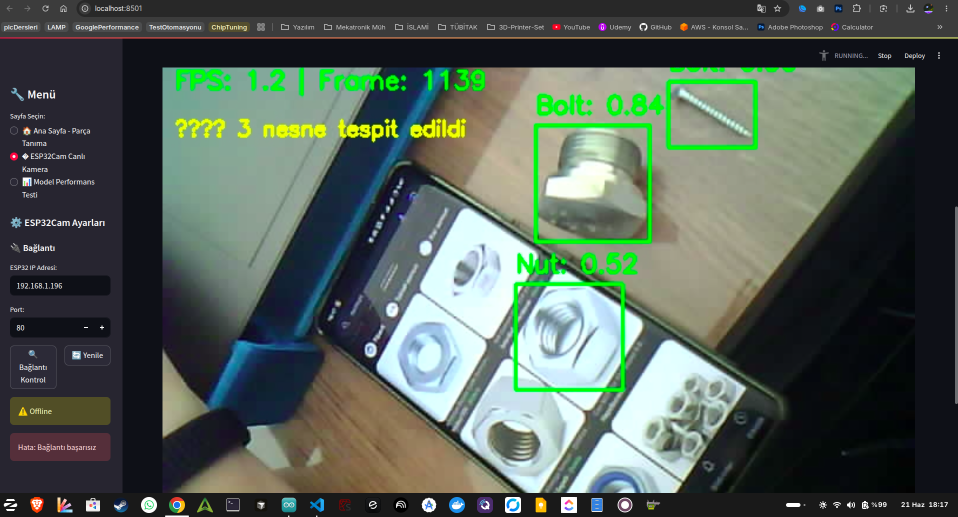
#> input picture photo/Ekran Görüntüsü - 2026-06-21 18-17-34.png, 1916 x 1034 px (shown at 1/2 size)
$ python -i esp32cam_handler.py   (imports and definitions only)
#> lines starting #> are read from the running program, lines starting #| are printed output that depends on the picture
#> further down, picture is the input picture: shape (1034, 1916, 3); mean B, G, R 85.7, 94.6, 82.5
"""
ESP32Cam Canlı Kamera Yöneticisi
ESP32Cam modülünden canlı görüntü alarak makine parçası tanımasını yapan modül
"""

import cv2
import numpy as np
import threading
import time
import requests
from urllib.parse import urlparse
from PIL import Image
import io
import logging
from typing import Optional, Dict, Tuple
from collections import deque

# [1 line not run here, left out]
logger = logging.getLogger(__name__)


class ESP32CamHandler:
    """ESP32Cam canlı akışını işleyen sınıf"""

    # [182 lines left out: functions __init__, test_baglanti, basla_stream, durdur_stream, _stream_loop, _update_fps and 3 more, not called in this run]

    def parlaklik_ayarla(self, value: int) -> bool:
        """Parlaklığı ayarla (-2 to 2)"""
        return self.kamera_ayarla("brightness", value)

    def kontrast_ayarla(self, value: int) -> bool:
        """Kontrastı ayarla (-2 to 2)"""
        return self.kamera_ayarla("contrast", value)

    def doygunluk_ayarla(self, value: int) -> bool:
        """Doygunluğu ayarla (-2 to 2)"""
        return self.kamera_ayarla("saturation", value)

    def otomatik_beyaz_balansi_ac(self) -> bool:
        """Otomatik beyaz balansı aç"""
        return self.kamera_ayarla("awb", 1)

    def otomatik_beyaz_balansi_kapat(self) -> bool:
        """Otomatik beyaz balansı kapat"""
        return self.kamera_ayarla("awb", 0)

    def cevir_dikey(self, ac: bool = True) -> bool:
        """Görüntüyü dikey çevir"""
        return self.kamera_ayarla("vflip", 1 if ac else 0)

    def cevir_yatay(self, ac: bool = True) -> bool:
        """Görüntüyü yatay çevir"""
        return self.kamera_ayarla("hflip", 1 if ac else 0)

    # [15 lines left out: functions istatistikler_al, kapat, not called in this run]


class ESP32CamBuffer:
    """ESP32Cam frame buffer yöneticisi"""

    # [34 lines left out: functions __init__, frame_ekle, son_frame_al, tum_frameler_al, temizle, not called in this run]


class FrameProcessor:
    """ESP32Cam frame'lerini işleme"""

    # [29 lines left out: functions boyutlandir, gri_tonlama, bulaniklastir, keskinlestir, kenar_tespit, not called in this run]

    @staticmethod
    def histogram_esitlestir(frame: np.ndarray) -> np.ndarray:
        """Histogram eşitleştirme (kontrast iyileştirme)"""
        lab = cv2.cvtColor(frame, cv2.COLOR_BGR2LAB)
#> lab: shape (1034, 1916, 3); mean of channels 0, 1, 2 95.5, 123.6, 130.8
        l, a, b = cv2.split(lab)
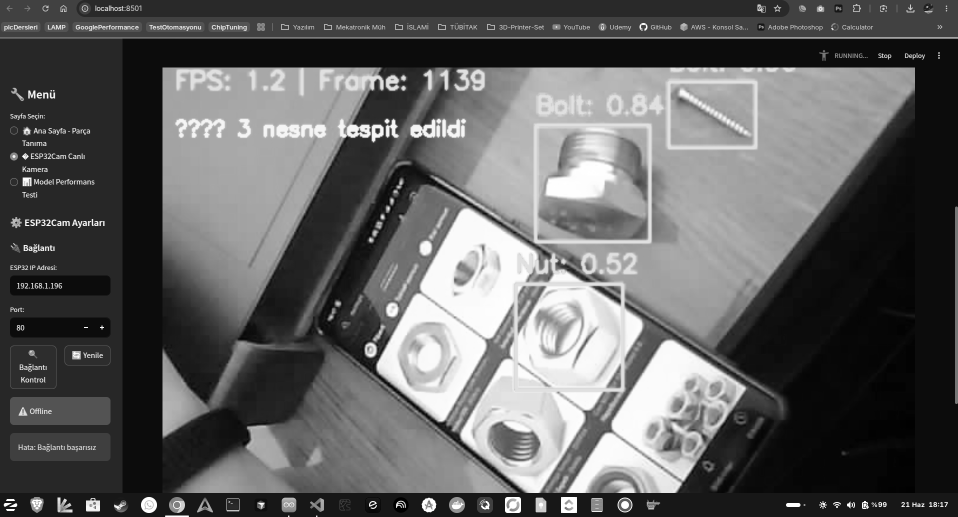
#> l: shape (1034, 1916) (shown at 1/2 size); min 0, max 255, mean 95.5
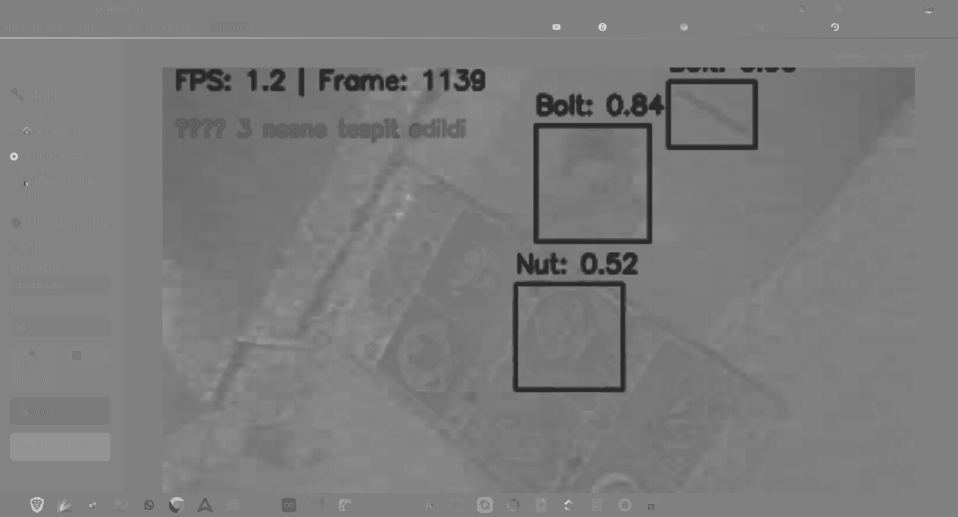
#> a: shape (1034, 1916) (shown at 1/2 size); min 42, max 221, mean 123.6
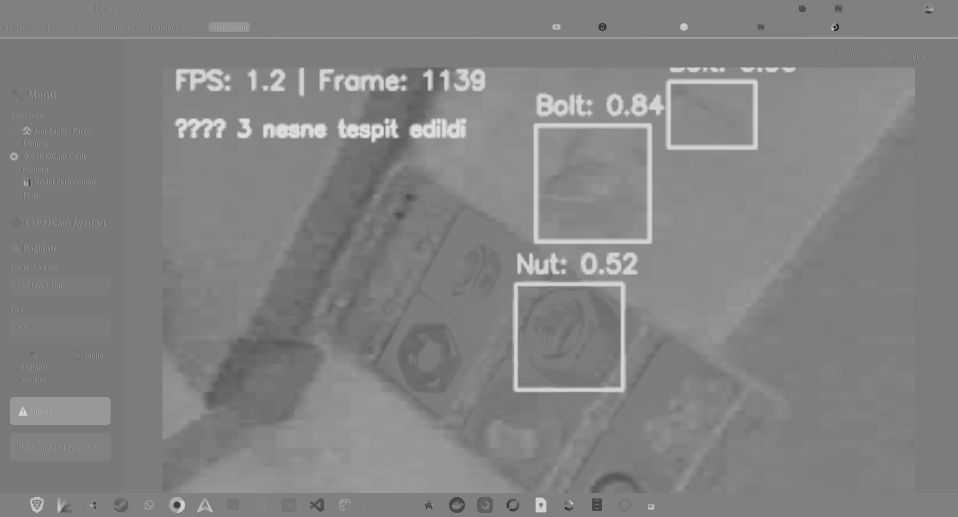
#> b: shape (1034, 1916) (shown at 1/2 size); min 29, max 221, mean 130.8
        l = cv2.equalizeHist(l)
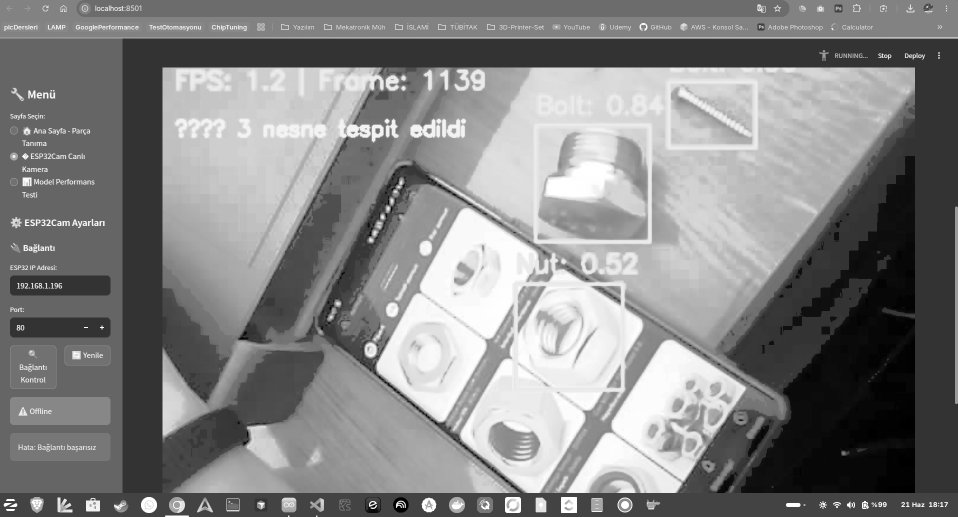
#> l: shape (1034, 1916) (shown at 1/2 size); min 0, max 255, mean 131.7
        lab = cv2.merge([l, a, b])
#> lab: shape (1034, 1916, 3); mean of channels 0, 1, 2 131.7, 123.6, 130.8
        return cv2.cvtColor(lab, cv2.COLOR_LAB2BGR)
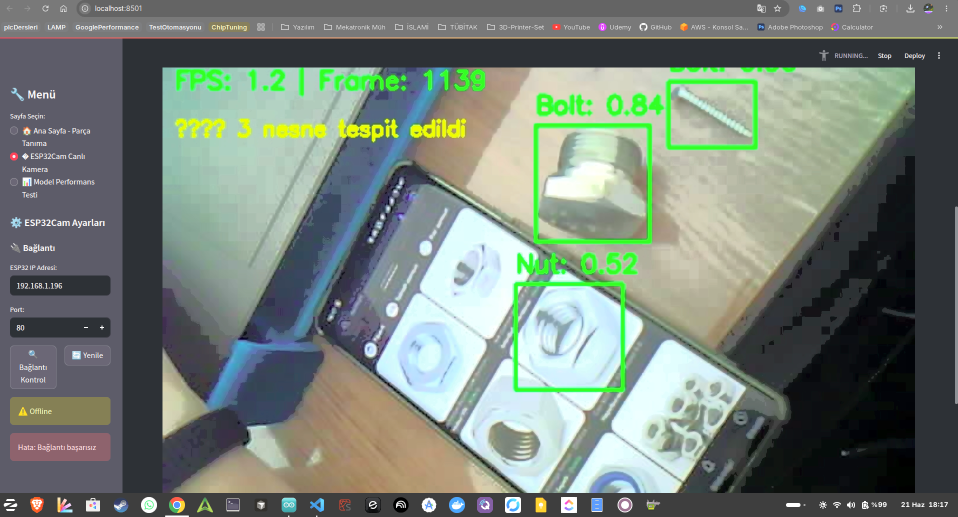
#> returned value: shape (1034, 1916, 3) (shown at 1/2 size); mean B, G, R 119.7, 128.5, 117.3

    # [58 lines left out: functions metni_ekle, dikdortgen_ciz, esp32_durum_kontrol, not called in this run]


# [14 lines not run here, left out]

>>> import cv2
>>> picture = cv2.imread('photo/Ekran Görüntüsü - 2026-06-21 18-17-34.png')
>>> result = FrameProcessor().histogram_esitlestir(picture)

$ run again, on photo/Ekran Görüntüsü - 2026-06-21 18-19-15.png
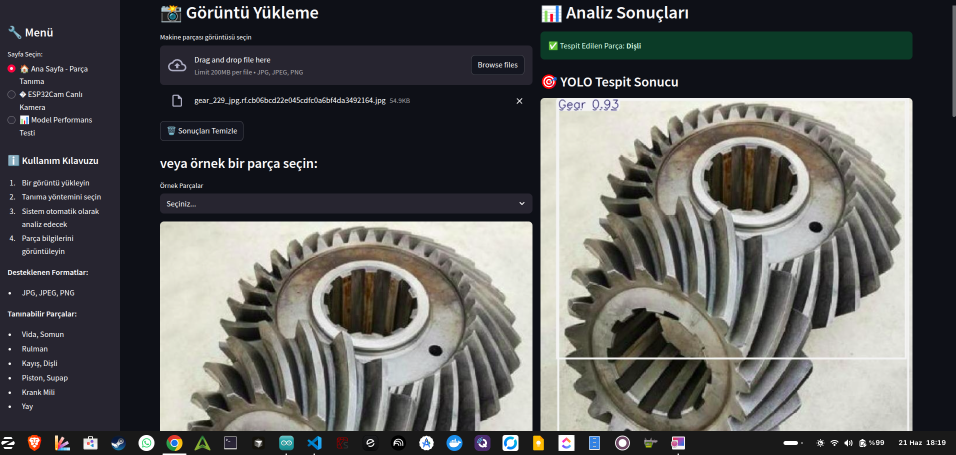
#> input picture photo/Ekran Görüntüsü - 2026-06-21 18-19-15.png, 1911 x 910 px (shown at 1/2 size)
#> picture is the input picture: shape (910, 1911, 3); mean B, G, R 86.4, 87.3, 86.8
#> in histogram_esitlestir, `l, a, b = cv2.split(lab)`:
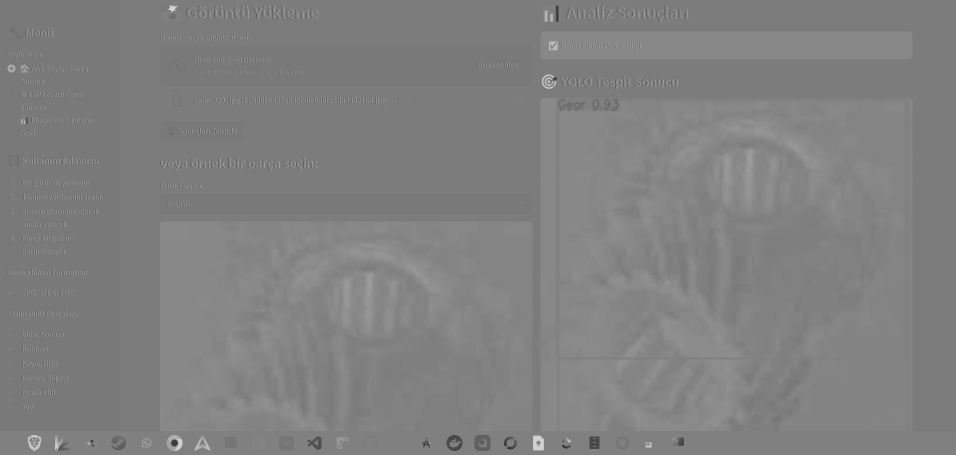
#> b: shape (910, 1911) (shown at 1/2 size); min 40, max 215, mean 128.3
#> in histogram_esitlestir, `return cv2.cvtColor(lab, cv2.COLOR_LAB2BGR)`:
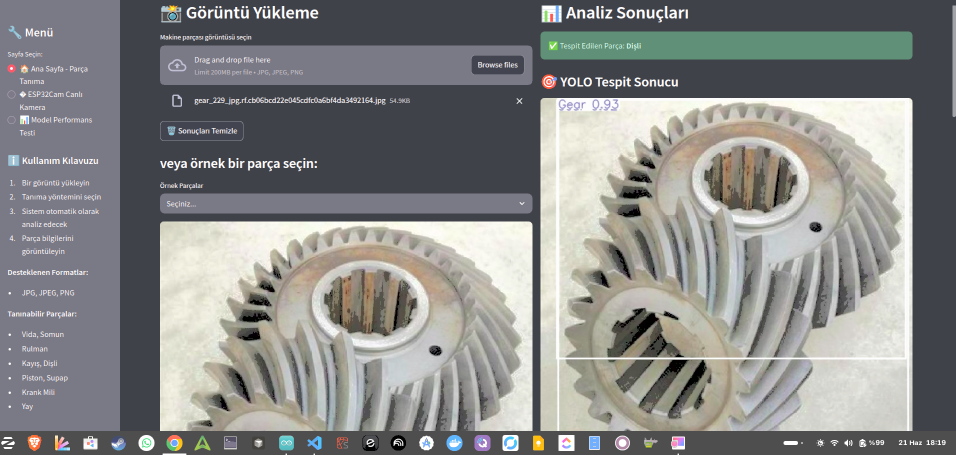
#> returned value: shape (910, 1911, 3) (shown at 1/2 size); mean B, G, R 133.4, 134.5, 133.8

$ run again, on photo/Ekran Görüntüsü - 2026-06-21 18-19-41.png
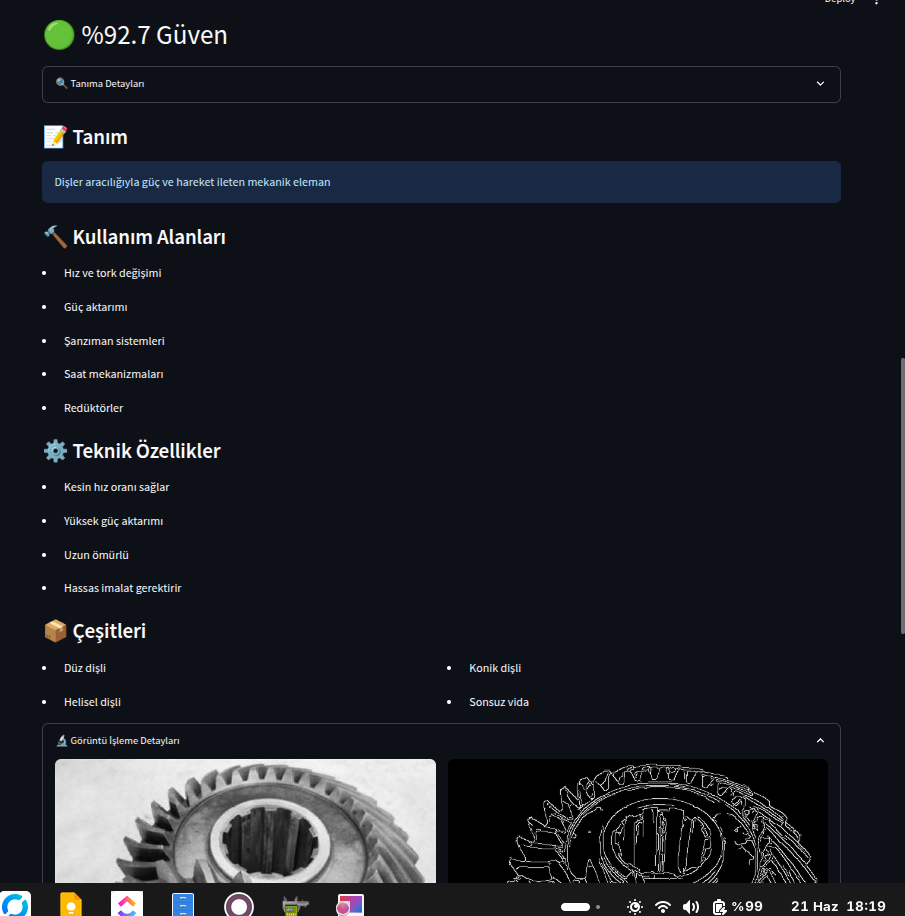
#> input picture photo/Ekran Görüntüsü - 2026-06-21 18-19-41.png, 905 x 916 px
#> picture is the input picture: shape (916, 905, 3); mean B, G, R 36.2, 29.7, 27.4
#> in histogram_esitlestir, `l, a, b = cv2.split(lab)`:
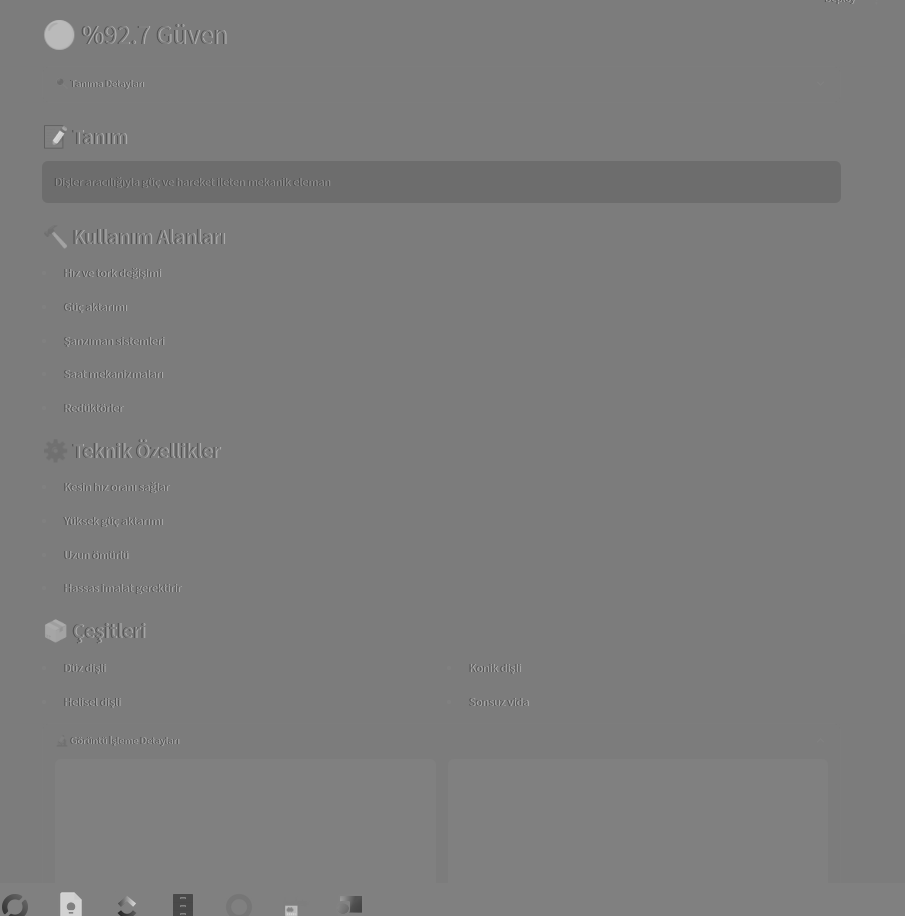
#> b: shape (916, 905); min 40, max 216, mean 124.1
#> in histogram_esitlestir, `return cv2.cvtColor(lab, cv2.COLOR_LAB2BGR)`:
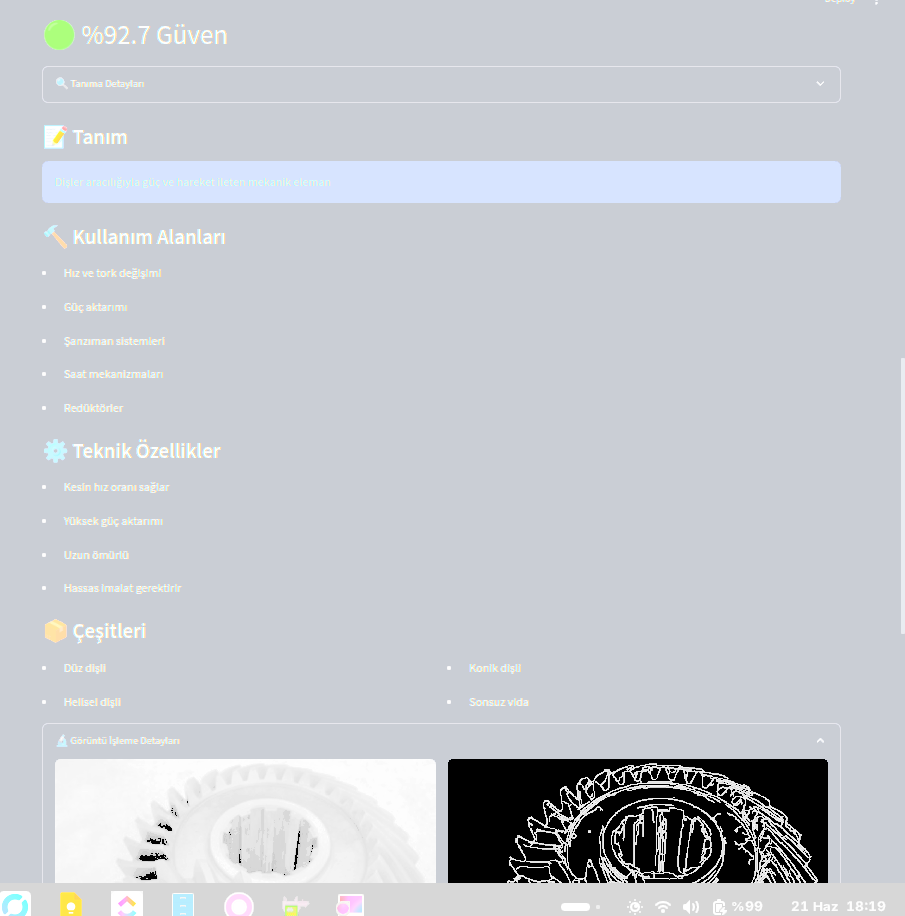
#> returned value: shape (916, 905, 3); mean B, G, R 207.1, 200.8, 197

$ run again, on photo/Ekran Görüntüsü - 2026-06-21 18-19-51.png
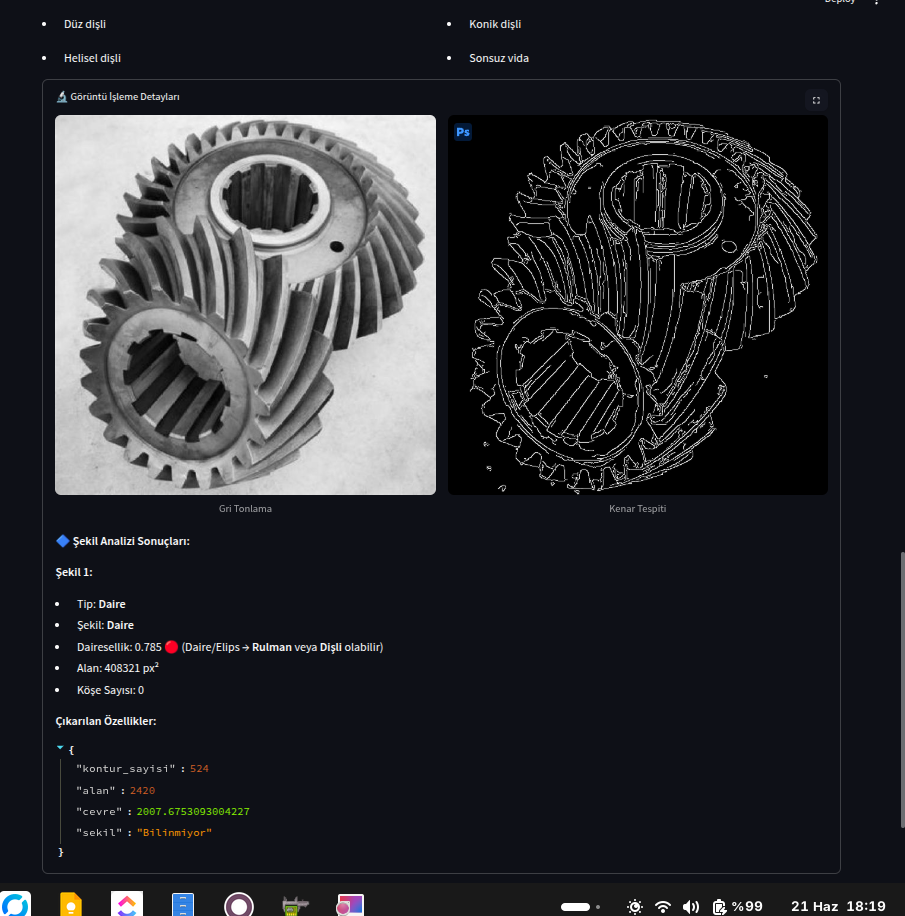
#> input picture photo/Ekran Görüntüsü - 2026-06-21 18-19-51.png, 905 x 916 px
#> picture is the input picture: shape (916, 905, 3); mean B, G, R 47, 42.8, 41.6
#> in histogram_esitlestir, `l, a, b = cv2.split(lab)`:
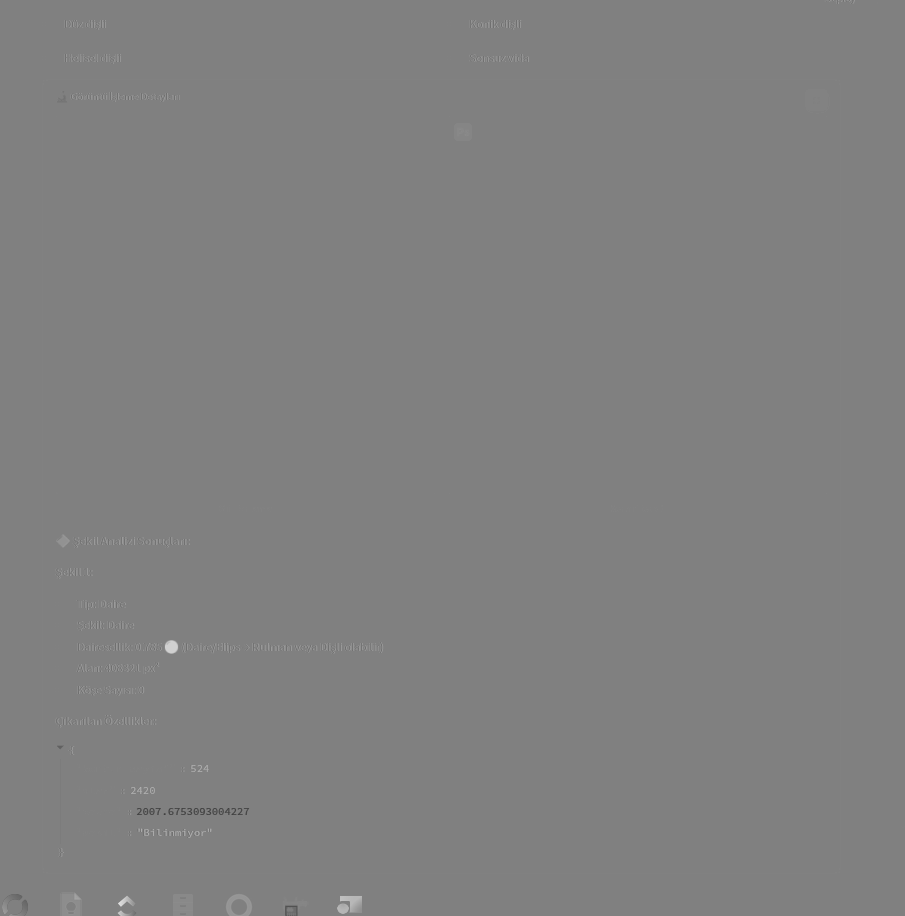
#> a: shape (916, 905); min 63, max 221, mean 128.1
#> in histogram_esitlestir, `l = cv2.equalizeHist(l)`:
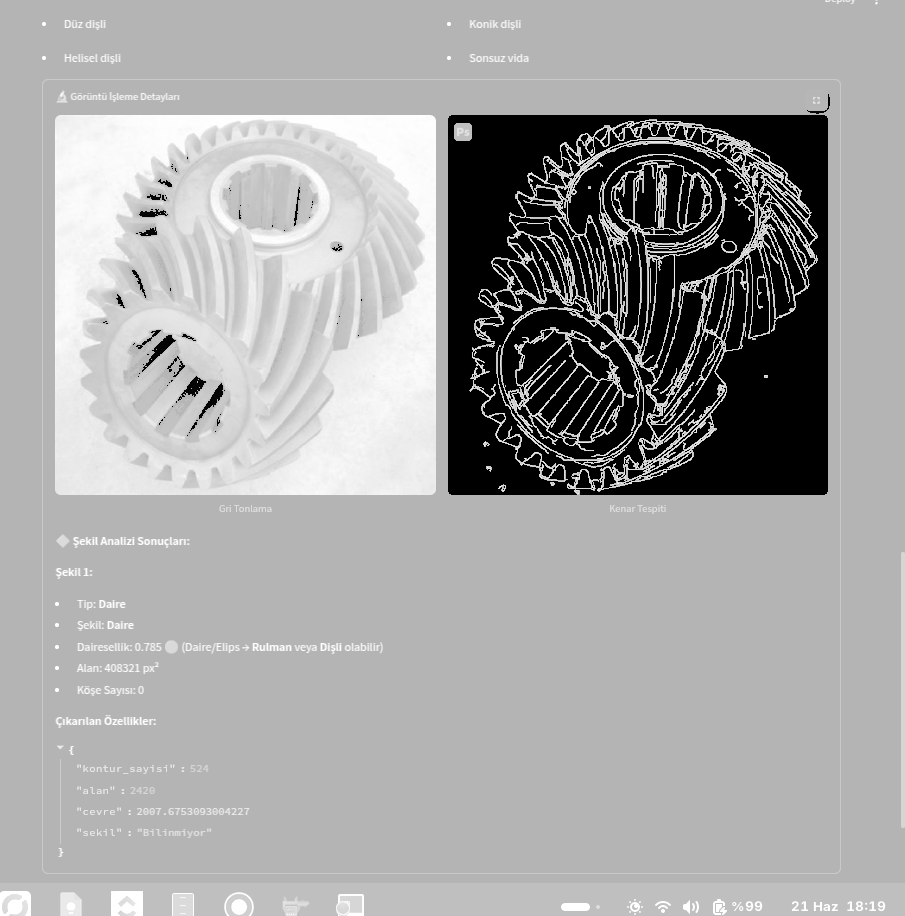
#> l: shape (916, 905); min 0, max 255, mean 164
